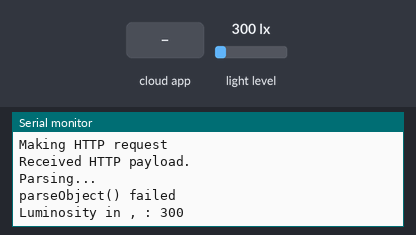
Recording of a sketch running on a simulated ESP8266 (NodeMCU). Parts: the last lines printed to the serial monitor. The test bench sets the inputs (shaded band); at power-on: light level 300 lx. WiFi joins after 1.5 s; servers stay silent unless stated; uploads are accepted with an empty reply; web services answer with replies made up by the test bench.

Above: at 3.1 s.
3.2 s: the phone or cloud app sets slider to 0
5.6 s: light level set to 40 lx
At 6.9 s:
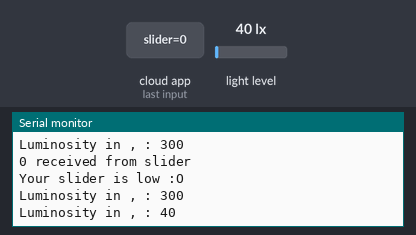
7.1 s: the phone or cloud app sets slider to 1
8.6 s: light level set to 500 lx
At 10.9 s:
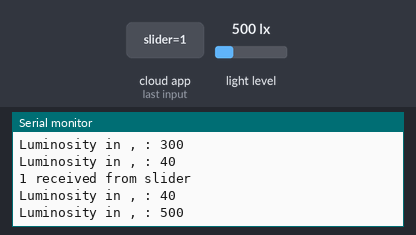
Timing chart, 0 to 11.1 s (numbered marks = the images above; inputs shaded):
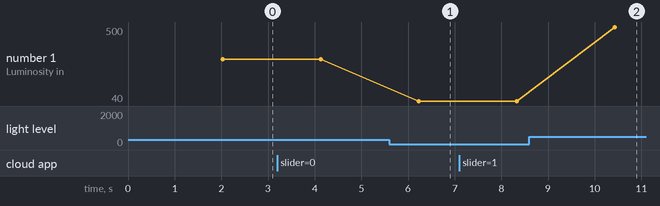

Measured:
- after the input at 5.6 s, the serial monitor: prints a new line after 0.63 s (image 1)
- after the input at 8.6 s, the serial monitor: prints a new line after 1.8 s (image 2)
- plotted number 1: 300 → 40 after the input at 5.6 s, 40 → 500 after the input at 8.6 s

The sketch:

A2.ino
```cpp
//A2
//IO Dashboard: https://io.adafruit.com/colej5/dashboards/a2
//This code uses a light sensor, location API, and IO dashboard together to
//output some basic information.

#include <Adafruit_TSL2591.h> //light sensor
#include <Wire.h>
#include <Adafruit_Sensor.h> //light sensor
#include <ESP8266WiFi.h> //wifi
#include <ESP8266HTTPClient.h> //wifi
#include "config.h" //IO
#include <ArduinoJson.h> //provides the ability to parse and construct JSON objects

//WiFi, password, and key for API use
const char* ssid = "Sif";
const char* pass = "appletree3";
const char* key = "4eedd73e52133aedc410d57c74cb697f";

//typedef struct, specialized to hold the information retrieved by API calls
typedef struct {
  String city;
  String country;
} ApiInfo;
ApiInfo location;

Adafruit_TSL2591 tsl = Adafruit_TSL2591(2591); // pass in a number for the sensor identifier

//Initialize API feed elements
AdafruitIO_Feed *light = io.feed("light");
AdafruitIO_Feed *slider = io.feed("slider");
AdafruitIO_Feed *text = io.feed("text");

void setup() {

  //This block of code starts up the connection to the Dashboard

  // start the serial connection and output the file name and the time and date
  Serial.begin(115200);
  delay(10);
  Serial.print("This board is running: ");
  Serial.println(F(__FILE__));
  Serial.print("Compiled: ");
  Serial.println(F(__DATE__ " " __TIME__));
  // wait for serial monitor to open
  while(! Serial);
  // initialize dht22
  //dht.begin();
  // connect to io.adafruit.com
  Serial.print("Connecting to Adafruit IO");
  io.connect();
  // wait for a connection
  while(io.status() < AIO_CONNECTED) {
    Serial.print(".");
    delay(500);
  }
  //Output that we are connected
  Serial.println();
  Serial.println(io.statusText());

  //This block of code connects to WiFi to work with an API

  //We output a "connecting to ___" message, and attempt to connect to WiFi. While we aren't connected,
  //a while loop outputs a "." every half second so we know the machine is in the process of connecting.
  Serial.print("Connecting to "); Serial.println(ssid);
  WiFi.mode(WIFI_STA);
  WiFi.begin(ssid, pass);
  while (WiFi.status() != WL_CONNECTED) {
    delay(500);
    Serial.print(".");
  }
  //Once we connect, we output a confirmation and the device IP address.
  Serial.println(); Serial.println("WiFi connected"); Serial.println();
  Serial.print("Your ESP has been assigned the internal IP address ");
  Serial.println(WiFi.localIP());

  //This part of the code checks the light sensor, and configures it

  //make sure our light sensor is working, if not, let the user know something is wrong
    if (tsl.begin())
  {
    Serial.println(F("Found a TSL2591 sensor"));
  }
  else
  {
    Serial.println(F("No sensor found ... check your wiring?"));
    while (1);
  }
  //Configure the sensor
  configureSensor();

  //call our API function
  getApi();

  //when we get a message from the slider on the Dashboard, use this method
  slider->onMessage(message);
  slider->get();
}

void loop() {
  // io.run(); is required for all sketches.
  // it should always be present at the top of your loop
  // function. it keeps the client connected to
  // io.adafruit.com, and processes any incoming data.
  io.run();

  // Simple data read example. Just read the infrared, fullspecrtrum diode
  // or 'visible' (difference between the two) channels.
  // This can take 100-600 milliseconds! Uncomment whichever of the following you want to read
  uint16_t x = tsl.getLuminosity(TSL2591_VISIBLE);

  //Output location and luminosity information
  Serial.print("Luminosity in ");
  Serial.print(location.city);
  Serial.print(", ");
  Serial.print(location.country);
  Serial.print(": ");
  Serial.println(x, DEC);

  //Send location and luminosity information to Dashboard
  light->save(x);
  String words = location.city;
  words += ", ";
  words += location.country;
  text->save(words);
  delay(2000);
}

//This method reads the value of a slider on our dashboard and lets us know if it is too low
void message(AdafruitIO_Data *data) {
  // convert the data to integer
  int reading = data->toInt();
  Serial.print(reading);
  Serial.println(" received from slider");

  if (reading == 0) {
    Serial.println("Your slider is low :O");
  }
}

//This method calls an API and collects some information from the JSON output
void getApi() {
  //Start it up
  HTTPClient theClient;
  Serial.println("Making HTTP request");

  //Collect the information from the URL, and check to make sure we haven't encountered any errors.
  theClient.begin("http://api.ipstack.com/" + getIP() + "?access_key=" + key);
  int httpCode = theClient.GET();
  if (httpCode > 0) {
    if (httpCode == 200) {

      //Print a line that lets us know the correct payload has been received, and organize the information
      //we've grabbed from online in JSON format in the same way we did for getIP().
      Serial.println("Received HTTP payload.");
      DynamicJsonBuffer jsonBuffer;
      String payload = theClient.getString();
      Serial.println("Parsing...");
      JsonObject& root = jsonBuffer.parse(payload);

      // Test if parsing succeeds, and if it didn't, output a notice.
      if (!root.success()) {
        Serial.println("parseObject() failed");
        Serial.println(payload);
        return;
      }

      //Grab some specific info for our location typedef struct
      location.country = root["country_name"].as<String>();
      location.city = root["city"].as<String>();

    //Output a line in case httpCode is the incorrect value.
    } else {
      Serial.println("Something went wrong with connecting to the endpoint.");
    }
  }
}

//This method grabs our IP address. Used previously in various other assignments
String getIP() {
  HTTPClient theClient;
  String ipAddress;
  theClient.begin("http://api.ipify.org/?format=json");
  int httpCode = theClient.GET();
  if (httpCode > 0) {
    if (httpCode == 200) {
      DynamicJsonBuffer jsonBuffer;
      String payload = theClient.getString();
      JsonObject& root = jsonBuffer.parse(payload);
      ipAddress = root["ip"].as<String>();
    } else {
      Serial.println("Something went wrong with connecting to the endpoint.");
      return "error";
    }
  }
  return ipAddress;
}

//This method sets certain variables for our light sensor when called
void configureSensor(void) {
  tsl.setGain(TSL2591_GAIN_MED);      // 25x gain
  tsl.setTiming(TSL2591_INTEGRATIONTIME_300MS);
}
```

config.h
```cpp
/************************ Adafruit IO Config *******************************/

// visit io.adafruit.com if you need to create an account,
// or if you need your Adafruit IO key.
#define IO_USERNAME    "colej5"
#define IO_KEY         "7afe36f69fa449ac8734eb76571aed42"

/******************************* WIFI **************************************/

// the AdafruitIO_WiFi client will work with the following boards:
//   - HUZZAH ESP8266 Breakout -> https://www.adafruit.com/products/2471
//   - Feather HUZZAH ESP8266 -> https://www.adafruit.com/products/2821
//   - Feather M0 WiFi -> https://www.adafruit.com/products/3010
//   - Feather WICED -> https://www.adafruit.com/products/3056


#define WIFI_SSID       "Sif"
#define WIFI_PASS       "appletree3"


// comment out the following two lines if you are using fona or ethernet
#include "AdafruitIO_WiFi.h"
AdafruitIO_WiFi io(IO_USERNAME, IO_KEY, WIFI_SSID, WIFI_PASS);


/******************************* FONA **************************************/

// the AdafruitIO_FONA client will work with the following boards:
//   - Feather 32u4 FONA -> https://www.adafruit.com/product/3027

// uncomment the following two lines for 32u4 FONA,
// and comment out the AdafruitIO_WiFi client in the WIFI section
// #include "AdafruitIO_FONA.h"
// AdafruitIO_FONA io(IO_USERNAME, IO_KEY);


/**************************** ETHERNET ************************************/

// the AdafruitIO_Ethernet client will work with the following boards:
//   - Ethernet FeatherWing -> https://www.adafruit.com/products/3201

// uncomment the following two lines for ethernet,
// and comment out the AdafruitIO_WiFi client in the WIFI section
// #include "AdafruitIO_Ethernet.h"
// AdafruitIO_Ethernet io(IO_USERNAME, IO_KEY);
```
